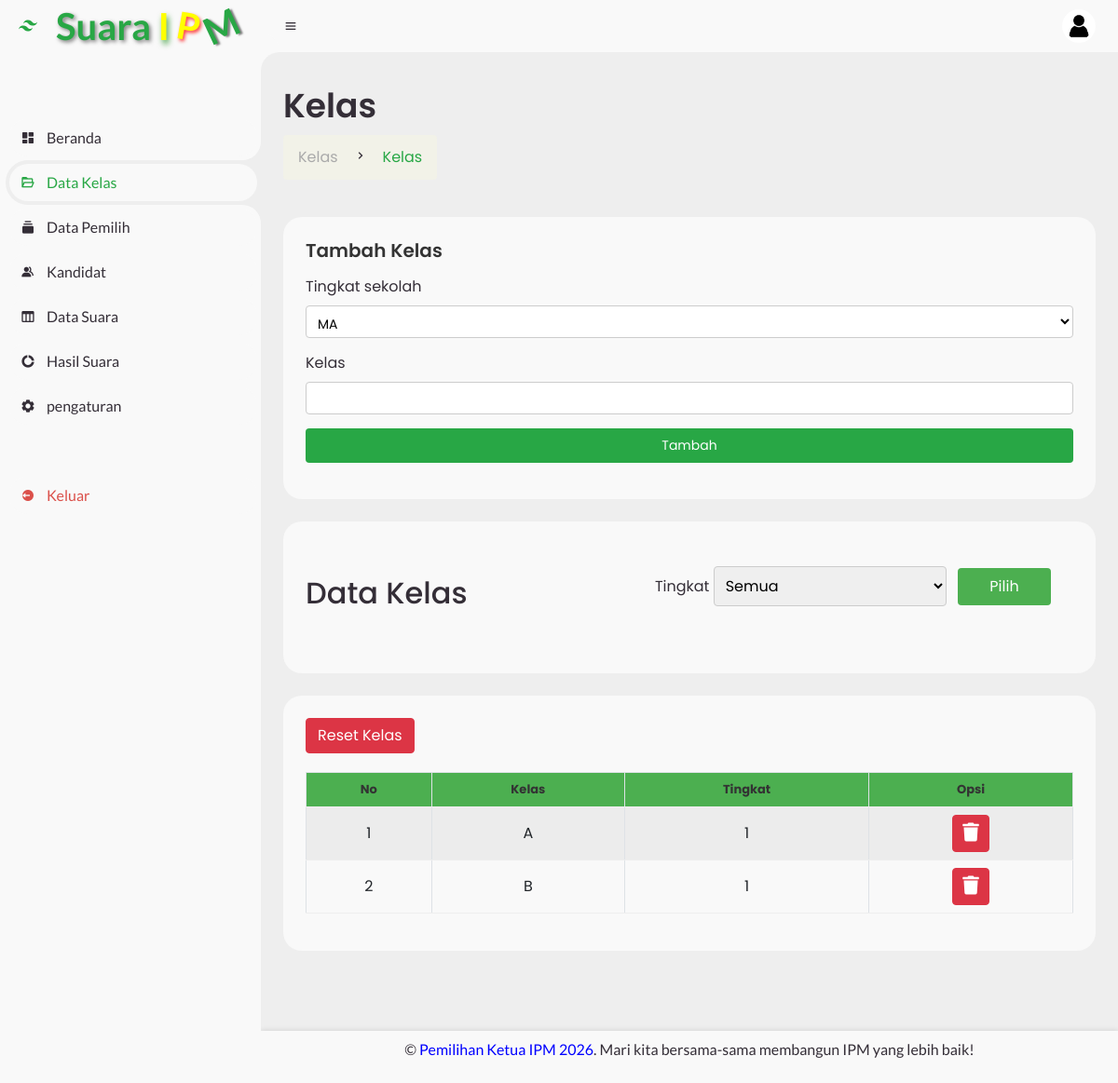
The page /sistem1/index.php?page=kelas (signed in) on the database its author committed.
### tables this page shows
CREATE TABLE kelas (
  id INT AUTO_INCREMENT PRIMARY KEY,
  kelas VARCHAR(30) NOT NULL,
  tingkat VARCHAR(30) NOT NULL
);

### model/query.php (called while the page is built, shortened)
<?php
function db_jalankan($sql, $tipe = '', $param = [])
{
    global $koneksi;
    $stmt = mysqli_prepare($koneksi, $sql);
    mysqli_stmt_execute($stmt);
    return $stmt;
}
function db_semua($sql, $tipe = '', $param = [])
{
    $stmt = db_jalankan($sql, $tipe, $param);
    $hasil = mysqli_stmt_get_result($stmt);
    $baris = $hasil ? mysqli_fetch_all($hasil, MYSQLI_ASSOC) : [];
    return $baris;
}
function ambilKelas($tingkat = null, $terbaruDulu = false)
{
    return db_semua("SELECT * FROM kelas ORDER BY id " . ($terbaruDulu ? 'DESC' : 'ASC'));
}

### sistem1/view/kelas.php (the view, shortened to what this page needs)
<main>
    <div class="head-title">
        <div class="left">
            <h1>Kelas</h1>
            <ul class="breadcrumb">
                <li>
                    <a href="#">Kelas</a>
                </li>
                <li><i class='bx bx-chevron-right'></i></li>
                <li>
                    <a class="active" href="#">Kelas</a>
                </li>
            </ul>
        </div>
    </div>
    <div id="page-inner">
        <div class="table-data">
            <div class="order">
                <div class="head">
                    <h3>Tambah Kelas</h3>
                    <form action="" method="post" enctype="multipart/form-data">
                        <div class="form-group">
                            <label for="tingkat">Tingkat sekolah</label>
                            <select style="color: #000;" name="tingkat" required="required" class="form-control" id="tingkat" onchange="formatKelas()">
                            <option value="MA">MA</option>
                        </select>
                        </div>
                        <div class="form-group">
                            <label for="kelas">Kelas</label>
                            <input  style="color: #000;"type="text" name="kelas" required="required" class="form-control" id="kelas" oninput="formatKelas()" >
                        </div>
                        <div class="form-group">
                            <input type="submit" class="btn btn-success" name="simpan" value="Tambah" class="form-control">
                        </div>
                    </form>
                </div>
            </div>
        </div>
    </div>
    <div class="table-data">
        <div class="orderBox">
        <h2>Data Kelas</h2>
        <div class="class">
            <div class="container">
                <form id="kelasForm" action="index.php" method="GET">
                    <div class="select-wrapper">
                        <label for="tingkat">Tingkat</label>
                        <select id="tingkat" name="tingkat">
                            <option value="Semua">Semua</option>
                        </select>
                        <input type="submit" value="Pilih">
                    </div>
                </form>
            </div>
        </div>
    </div>
</div>
<div class="table-data">
    <div class="order">
        <a style="margin-bottom: 20px;" class="btn btn-danger" href="actions/hapus_semua_kelas.php?confirm=true" onclick="return confirm('Anda yakin ingin menghapus semua data?')">Reset Kelas</a>
        <div class="table-responsive">
            <table id="data-kelas" class="table table-striped table-bordered table-hover">
                <thead>
                    <tr>
                        <th class="align-middle text-center">No</th>
                        <th class="align-middle text-center">Kelas</th>
                        <th class="align-middle text-center">Tingkat</th>
                        <th class="align-middle text-center">Opsi</th>
                    </tr>
                </thead>
                <tbody>
                     <?php
                    $no = 1;
                    if (isset($_GET['tingkat']) && $_GET['tingkat'] !== "Semua") {
    					$tingkat = $_GET['tingkat'];
                         $data = ambilKelas($tingkat);
                    } else {
                         $data = ambilKelas();
                    }
                    foreach ($data as $d) {
                    ?>
                    <tr>
                        <td class="align-middle text-center"><?php echo $no++; ?></td>
                        <td class="align-middle text-center"><?php echo $d['kelas']; ?></td>
                        <td class="align-middle text-center"><?php echo $d['tingkat']; ?></td>
                        <td style="text-align:center;">
                            <form action="" method="post" enctype="multipart/form-data">
                                <button type="submit" class="btn btn-danger delete-btn" onclick="return confirm('Yakin hapus data ini !!!')" name="hapus">
                                    <i class="fas fa-trash fa-lg"></i>
                                </button>
                            </form>
                        </td>
                    </tr>
                    <?php } ?>
                </tbody>
            </table>
        </div>
    </div>
</div>
</div>

### sistem1/assets/css/style.css (style rules this page uses)
* { margin: 0; padding: 0; box-sizing: border-box; }
a { text-decoration: none; }
li { list-style: none; }
:root { --poppins: "Poppins", sans-serif; --lato: "Lato", sans-serif; --green: #28a745; --light-green: #c3e6cb; --light: #f9f9f9; --blue: #3c91e6; --light-blue: #cfe8ff; --grey: #eee; --dark-grey: #aaaaaa; --dark: #342e37; --red: #db504a; --yellow: rgba( 255, 206, 38, 0.1 ); --light-yellow: rgba( 255, 255, 204, 0.1 ); --light-orange: #ffe0d3; }
html { overflow-x: hidden; }
body { background: var(--grey); overflow-x: hidden; }
#content main { width: 100%; padding: 36px 24px; font-family: var(--poppins); max-height: calc(100vh - 56px); overflow-y: auto; }
#content main .head-title { display: flex; align-items: center; justify-content: space-between; grid-gap: 16px; flex-wrap: wrap; }
#content main .head-title .left h1 { font-size: 36px; font-weight: 600; margin-bottom: 10px; color: var(--dark); }
#content main .head-title .left .breadcrumb { display: flex; align-items: center; grid-gap: 16px; background: rgba(255, 255, 204, 0.2); }
#content main .head-title .left .breadcrumb li { color: var(--dark); }
#content main .head-title .left .breadcrumb li a { color: var(--dark-grey); pointer-events: none; }
#content main .head-title .left .breadcrumb li a.active { color: var(--green); pointer-events: unset; text-decoration: none; }
#content main .table-data { display: flex; flex-wrap: wrap; grid-gap: 24px; margin-top: 24px; width: 100%; color: var(--dark); }
#content main .table-data > div { border-radius: 20px; background: var(--light); padding: 24px; overflow-x: auto; }
#content main .table-data .head { align-items: center; grid-gap: 16px; margin-bottom: 15px; }
#content main .table-data .head h3 { margin-right: auto; font-size: 20px; font-weight: 600; color: #333; margin-bottom: 15px; }
#content main .table-data .head .form-group { margin-bottom: 15px; }
#content main .table-data .head .form-group select, .form-group input[type="text"], .form-group input[type="submit"] { width: 100%; padding: 8px; font-size: 14px; border: 1px solid #ccc; border-radius: 4px; background-color: #fff; color: #28a745; }
#content main .table-data .head .form-group .btn-success { background-color: #28a745; border-color: #28a745; color: #fff; cursor: pointer; }
#content main .table-data .order { flex-grow: 1; flex-basis: 500px; }
#content main .table-data .orderBox { flex-grow: 1; flex-basis: 500px; }
#content main .table-data .order table { width: 100%; border-collapse: collapse; }
#content main .table-data .order table th { padding-bottom: 12px; font-size: 13px; text-align: left; border-bottom: 1px solid var(--grey); }
#content main .table-data .order table td { padding: 16px 12px; border-bottom: 1px solid var(--grey); }
#content main .table-data .table-responsive { flex-grow: 1; flex-basis: 500px; }
#content main .table-data .table-responsive table { width: 100%; border-collapse: collapse; }
#content main .table-data .table-responsive table th, #content main .table-data .table-responsive table td { padding: 8px; text-align: center; }
#content main .table-data .table-responsive table th { background-color: #4caf50; color: #333; }
#content main .table-data .table-responsive table tbody tr:nth-child(even) { background-color: #f9f9f9; }

### sistem1/view/header.php (style rules this page uses)
:root { --poppins: "Poppins", sans-serif; --lato: "Lato", sans-serif; --light: #f9f9f9; --green: #28a745; --light-green: #c3e6cb; --grey: #eee; --dark-grey: #aaaaaa; --dark: #342e37; --red: #db504a; --yellow: #ffce26; --light-yellow: #fff2c6; --orange: #fd7238; --light-orange: #ffe0d3; }

### rows shown on the page
kelas: kelas "A", tingkat "1"
kelas: kelas "B", tingkat "1"
